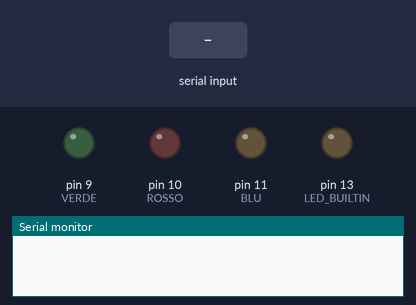
This sketch was run on a simulated Arduino Uno, built with avr-gcc and run on an emulated ATmega328P. Parts: output pins drawn as LEDs (lit = HIGH), the last lines printed to the serial monitor. The test bench sets the inputs (shaded band).

Above: at 1.2 s.
1.3 s: "90,45,200\n" received over Serial
At 1.8 s:
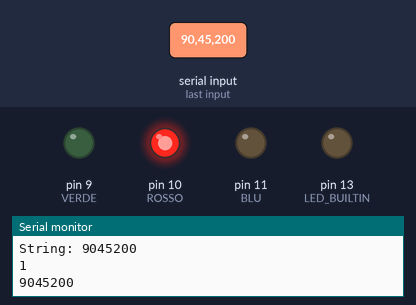
2.8 s: "30,150,10\n" received over Serial
At 4.0 s:
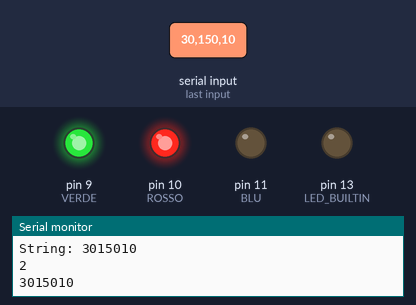
4.3 s: "90,45\n" received over Serial
At 5.2 s:
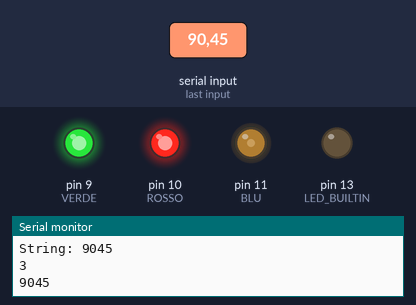
5.8 s: "90\n" received over Serial
At 6.2 s:
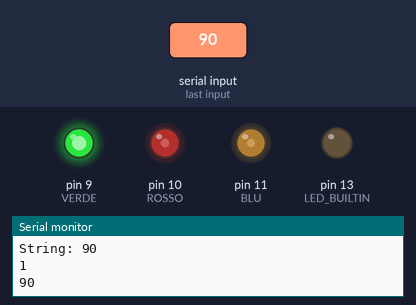
7.3 s: "200\n" received over Serial
At 8.5 s:
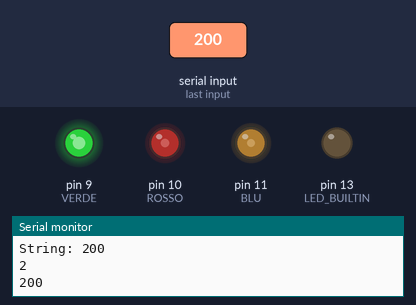
8.8 s: "30,150\n" received over Serial
At 9.8 s:
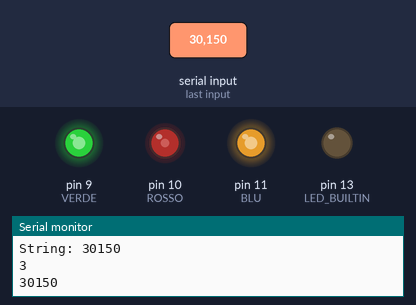
Timing chart, 0 to 11.3 s (numbered marks = the images above; inputs shaded):
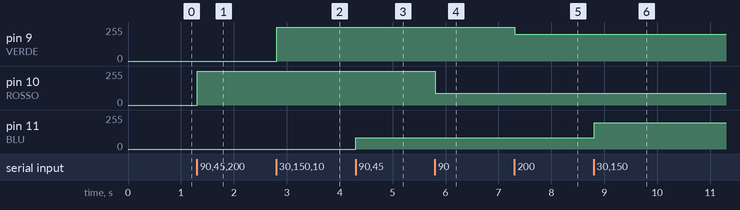

The sketch:

blink.ino
```cpp
const int VERDE = 9;
const int BLU = 11;
const int ROSSO = 10;
const int delayTime = 1000;
String inString = "";
int index = 0;

void setup() {
  // imposta il pin digitale come output
  Serial.begin(9600);
  pinMode(VERDE, OUTPUT);
  pinMode(BLU, OUTPUT);
  pinMode(ROSSO, OUTPUT);
  pinMode(LED_BUILTIN, OUTPUT);
  // si impostano ad HIGH i pin VERDE, BLU, ROSSO
  // inizialmente il led RGB sarà spento
  digitalWrite(VERDE, 0);
  digitalWrite(BLU, 0);
  digitalWrite(ROSSO, 0);
}

void loop() {
}

void serialEvent()
{
  while (Serial.available() > 0) {
    int inChar = Serial.read();
    if (isDigit(inChar)) {
      // convert the incoming byte to a char
      // and add it to the string:
      inString += (char)inChar;
    }
    // if you get a newline, print the string,
    // then the string's value:
    if (inChar == '\n') {
      Serial.print("Value:");
      Serial.println(inString.toInt());
      Serial.print("String: ");
      Serial.println(inString);
      index=index+1;
      Serial.println(0+index);
      if(index==1){
        analogWrite( ROSSO, inString.toInt());
        Serial.println(inString.toInt());
        //digitalWrite(LED_BUILTIN, HIGH);
        //delay(100);
        //digitalWrite(LED_BUILTIN,LOW);
      }
      if(index==2){
        analogWrite( VERDE, inString.toInt());
        Serial.println(inString.toInt());
        //digitalWrite(LED_BUILTIN, HIGH);
        //delay(100);
        //digitalWrite(LED_BUILTIN,LOW);
      }
      if(index==3){
        analogWrite( BLU, inString.toInt());
        Serial.println(inString.toInt());
        index=0;
        //digitalWrite(LED_BUILTIN, HIGH);
        //delay(100);
        //digitalWrite(LED_BUILTIN,LOW);
      }
      inString = "";
    }
  }
}
```

Measured:
- after the input at 1.3 s, pin 10 (ROSSO): 0/255 → 255/255 at once
- after the input at 2.8 s, pin 9 (VERDE): 0/255 → 255/255 at once
- after the input at 4.3 s, pin 11 (BLU): 0/255 → 85/255 at once
- after the input at 5.8 s, pin 10 (ROSSO): 255/255 → 90/255 at once
- after the input at 7.3 s, pin 9 (VERDE): 255/255 → 200/255 at once
- after the input at 8.8 s, pin 11 (BLU): 85/255 → 198/255 at once
